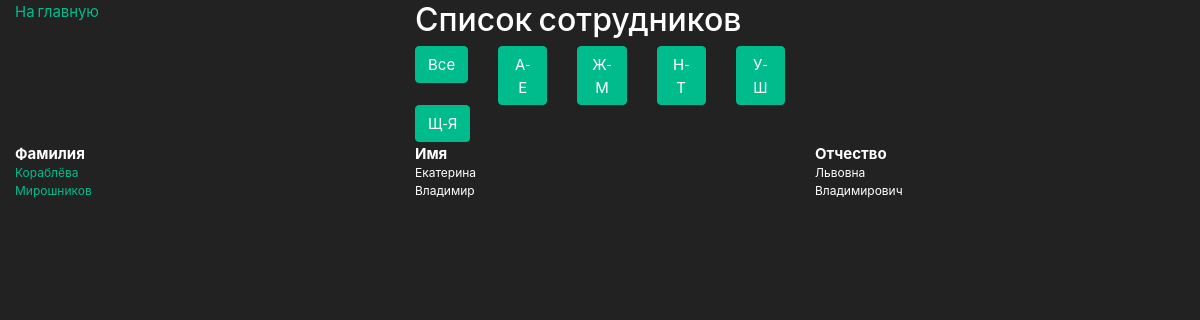
Page /alphabetic?letters=Ж-М on the committed database.
### main/models.py (models this page shows, shortened)
class Employee(models.Model):
    first_name = models.CharField(max_length=200, verbose_name='Имя')
    last_name = models.CharField(max_length=200, verbose_name='Фамилия')
    middle_name = models.CharField(max_length=200, verbose_name='Отчество')
    birthday = models.DateField(verbose_name='Дата рождения')
    email = models.EmailField(max_length=100, verbose_name='E-mail')
    phone = PhoneField()
    start_date = models.DateField(verbose_name='Дата начала работы')
    end_date = models.DateField(verbose_name='Дата окончания работы', blank=True, null=True)
    position = models.CharField(max_length=200, verbose_name='Должность')
    department = models.ForeignKey(Department, on_delete=models.CASCADE, verbose_name='Отдел')
    class Meta:
        verbose_name = 'Сотрудник'
        verbose_name_plural = 'Сотрудники'

### main/views.py (the view, shortened to what this page needs)
# urls.py: path('alphabetic', EmployeesListAlphabet.as_view(), name='alphabetic'),
class EmployeesListAlphabet(ListView):
    template_name = 'alpabetic.html'
    def get_queryset(self):
        queryset = Employee.objects.all().order_by('last_name')
        query = self.request.GET.get('letters')
        if query:
            if query == 'А-Е':
                queryset = Employee.objects.filter(
                    Q(last_name__startswith='А') |
                    Q(last_name__startswith='Б') |
                    Q(last_name__startswith='В') |
                    Q(last_name__startswith='Г') |
                    Q(last_name__startswith='Д') |
                    Q(last_name__startswith='Е') |
                    Q(last_name__startswith='Ё')
                    ).order_by('last_name')
            elif query == 'Ж-М':
                queryset = Employee.objects.filter(
                    Q(last_name__startswith='Ж') |
                    Q(last_name__startswith='З') |
                    Q(last_name__startswith='И') |
                    Q(last_name__startswith='Й') |
                    Q(last_name__startswith='К') |
                    Q(last_name__startswith='Л') |
                    Q(last_name__startswith='М')
                    ).order_by('last_name')
        return queryset

### templates/alpabetic.html (shortened to what this page needs)
{% load static %}
<!DOCTYPE html>
<html lang="en">
<head>
    <link rel="stylesheet" href="{% static 'css/bootstrap.min.css' %}">
    <link rel="stylesheet" href="{% static 'css/styles.css' %}">
</head>
<body>
    <div class="container-fluid">
            <div class="row">
                <div class="col">
                    <a href="{% url 'main:employeeslist' %}">На главную</a>
                </div>
                <div class="col">
                    <h3>Список сотрудников</h3>
                </div>
                <div class="col"></div>
            </div>
            <div class="row">
                <div class="col"></div>
                <div class="col">
                    <div class="row">
                        <div class="col">
                            <a href="?letters=all"><button class="btn btn-success">Все</button></a>
                        </div>
                        <div class="col">
                            <a href="?letters=А-Е"><button class="btn btn-success">А-Е</button></a>
                        </div>
                        <div class="col">
                            <a href="?letters=Ж-М"><button class="btn btn-success">Ж-М</button></a>
                        </div>
                        <div class="col">
                            <a href="?letters=Н-Т"><button class="btn btn-success">Н-Т</button></a>
                        </div>
                        <div class="col">
                            <a href="?letters=У-Ш"><button class="btn btn-success">У-Ш</button></a>
                        </div>
                        <div class="col">
                            <a href="?letters=Щ-Я"><button class="btn btn-success">Щ-Я</button></a>
                        </div>
                    </div>
                </div>
                <div class="col"></div>
            </div>
            <div class="row">
                <div class="col-sm"><b>Фамилия</b></div>
                <div class="col-sm"><b>Имя</b></div>
                <div class="col-sm"><b>Отчество</b></div>
            </div>
            {% for employee in object_list %}
            <div class="row">
                <div class="col-sm employee_item"><a href="{% url 'main:employeedetail' pk=employee.pk %}">{{ employee.last_name }}</a></div>
                <div class="col-sm employee_item">{{ employee.first_name }}</div>
                <div class="col-sm employee_item">{{ employee.middle_name }}</div>
            </div>
            {% endfor %}
    </div>
</body>

### static/css/styles.css (style rules this page uses)
.employee_item { font-size: 12px; }

### rows in the picture
Employee: last_name "Кораблёва", first_name "Екатерина", middle_name "Львовна"
Employee: last_name "Мирошников", first_name "Владимир", middle_name "Владимирович"
